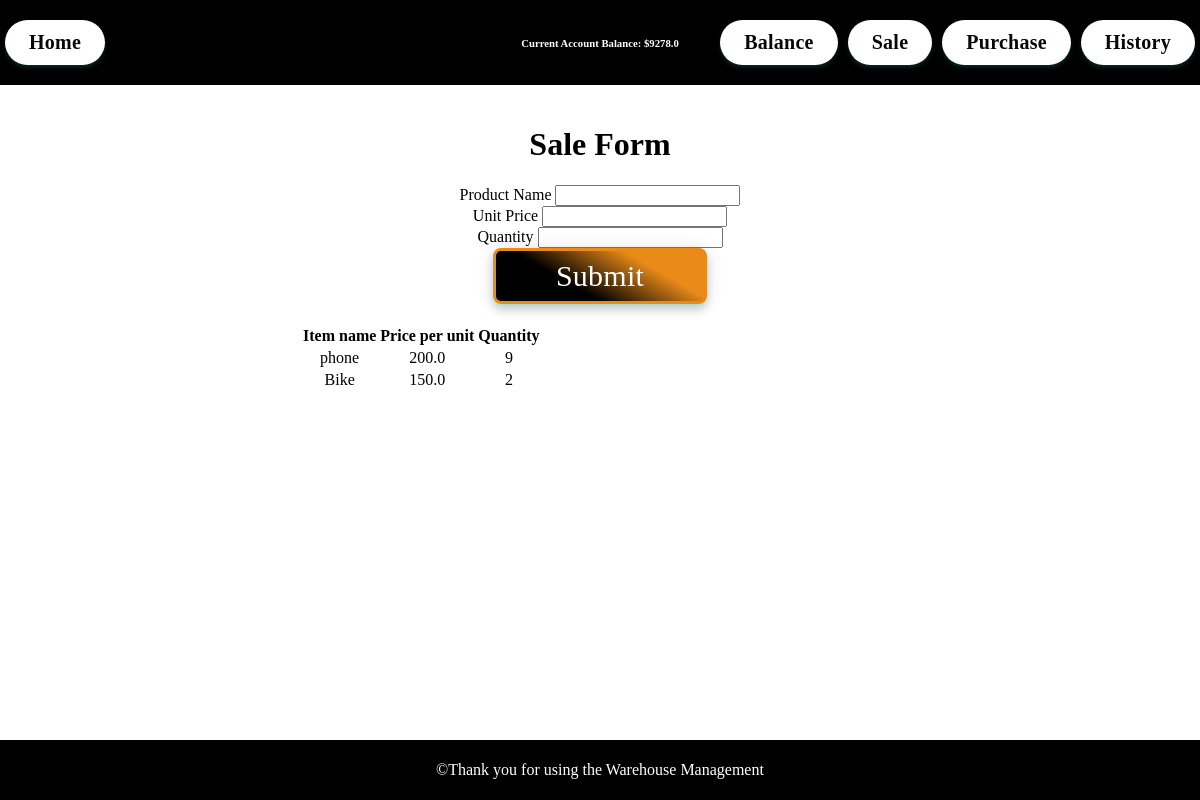
Page /sale on the earlier database version.
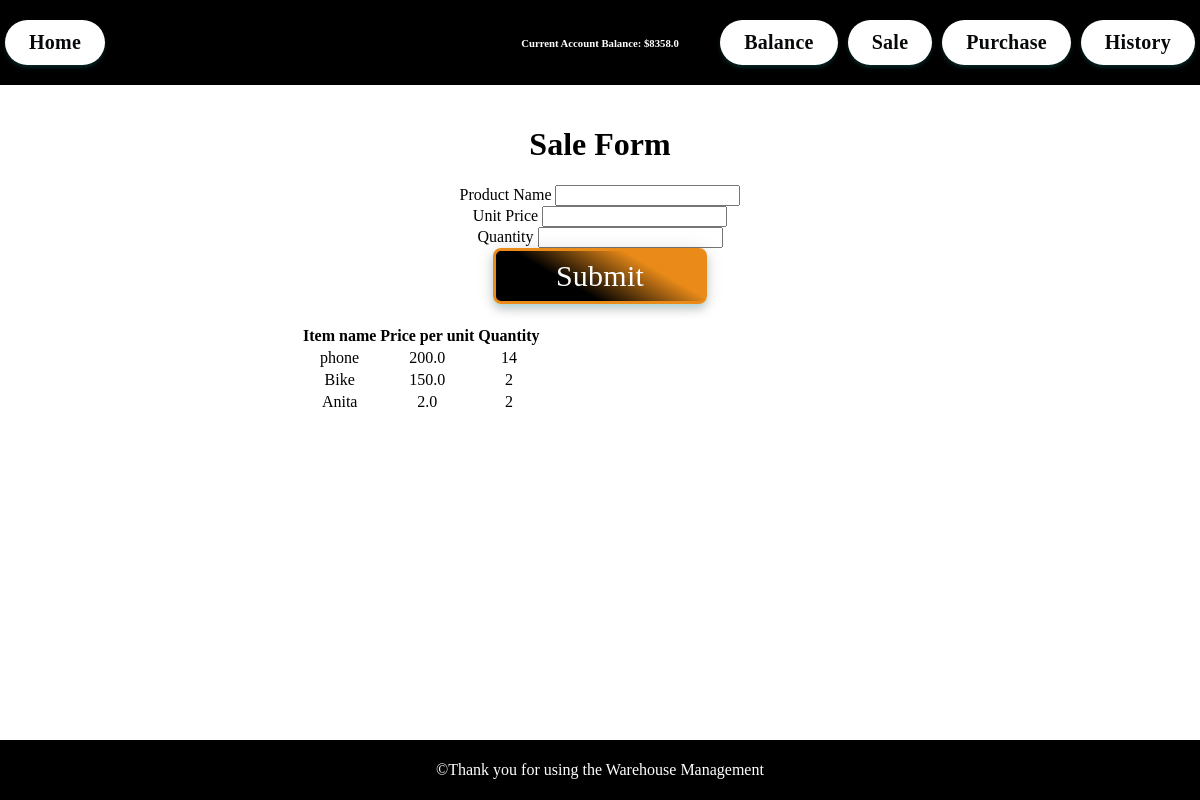
Same page on the later database version.
### main.py (models this page shows)
class Account(db.Model):
    id = db.Column(db.Integer, primary_key=True)
    balance = db.Column(db.Float, nullable=False)

class Product(db.Model):
    id = db.Column(db.Integer, primary_key=True)
    name = db.Column(db.String(50), nullable=False)
    unit_price = db.Column(db.Float, nullable=False)
    quantity = db.Column(db.Integer, nullable=False)

### main.py (the view, shortened to what this page needs)
@app.route('/sale', methods=['GET', 'POST'])
def sale():
    account = Account.query.first()
    products = Product.query.all()
    return render_template('sale.html',products = products, account_balance=account.balance)

### templates/sale.html (shortened to what this page needs)
<!DOCTYPE html>
<html lang="en">
<head>
    <link rel="stylesheet" href="https://unpkg.com/spectre.css/dist/spectre.min.css">
    <link rel="stylesheet" href="https://unpkg.com/spectre.css/dist/spectre-exp.min.css">
    <link rel="stylesheet" href="https://unpkg.com/spectre.css/dist/spectre-icons.min.css">
</head>
<body>
    <header class="navbar">
        <div class="navbar-left">
            <a href="/"><button>Home</button></a>
        </div>
        <div class="navbar-right">
            <a href="/balance"><button>Balance</button></a>
            <a href="/sale"><button>Sale</button></a>
            <a href="/purchase"><button>Purchase</button></a>
            <a href="/history"><button>History</button></a>
        </div>
        <section class="navbar-center">
            <h6 style="color: white;">Current Account Balance: $<span id="account-balance">{{ account_balance }}</span></h6>
        </section>
    </header>
    <div class="main-content">
        <h1 class="text-center">Sale Form</h1>
        <form id="sale-form" class="form-horizontal" onsubmit="return handleFormSubmit(event)">
            <div class="form-group">
                <label class="form-label" for="product-name">Product Name</label>
                <input class="form-input" type="text" id="product-name" name="product-name" required>
            </div>
            <div class="form-group">
                <label class="form-label" for="unit-price">Unit Price</label>
                <input class="form-input" type="number" id="unit-price" name="unit-price" required>
            </div>
            <div class="form-group">
                <label class="form-label" for="quantity">Quantity</label>
                <input class="form-input" type="number" id="quantity" name="quantity" required>
            </div>
            <button class="btn" type="submit">Submit</button>
        </form>
        <div class="table-container">
            <table class="table table-striped table-hover">
                <thead>
                    <tr>
                        <th>Item name</th>
                        <th>Price per unit</th>
                        <th>Quantity</th>
                    </tr>
                </thead>
                <tbody id="product-table-body">
                    {% for product in products %}
                    <tr>
                        <td>{{ product.name }}</td>
                        <td>{{ product.unit_price }}</td>
                        <td>{{ product.quantity }}</td>
                    </tr>
                    {% endfor %}
                </tbody>
            </table>
        </div>
    </div>
    <footer class="footer">
        <p>&copy;Thank you for using the Warehouse Management</p>
    </footer>
</body>
</html>

Differences in the rows shown:
changed Account: balance "9278.0" → "8358.0"
changed Product "phone": quantity "9" → "14"
added Product: name "Anita", unit_price "2.0", quantity "2"
